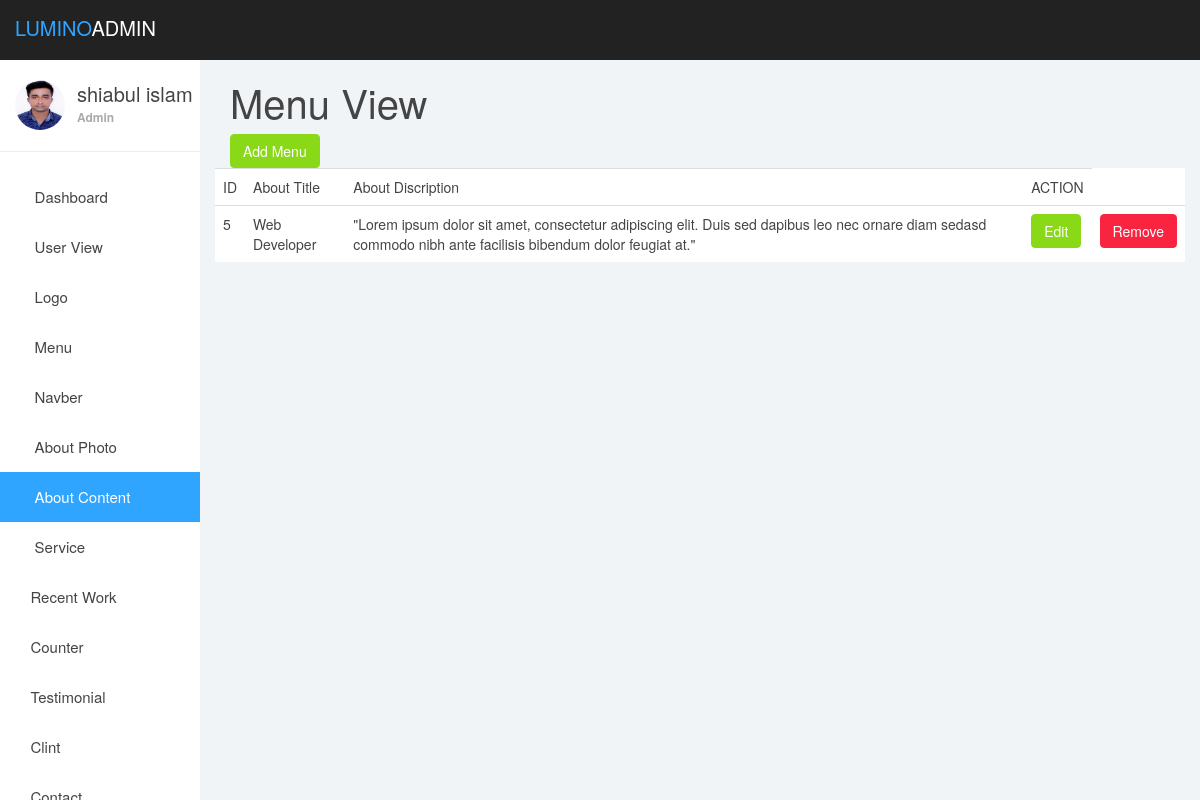
The page /zuman/about_content_view.php (signed in) on the database its author committed.
### tables this page shows
CREATE TABLE `about_content` (
  `id` int(11) NOT NULL,
  `title` text NOT NULL,
  `discrip` text NOT NULL
);

### zuman/about_content_view.php (the view)
<?php
require_once'dashboard/header.php';
?>
<?php
require 'db.php';
$select="SELECT * FROM about_content";
$result=mysqli_query($db_connection,$select);
?>
<div class="col-lg-12">
	<h1>Menu View</h1>
	<a href="about_content_add.php"><button class="btn btn-success">Add Menu</button></a>
</div><br>
<div>
	<table class="table ">
		<tr>
			<td>ID</td>
			<td>About Title</td>
			<td>About Discription</td>
			<td>ACTION</td>
		</tr>
		<tr>
			<?php
			foreach ($result as  $value) {
			?>
			<td><?php echo $value['id']; ?></td>
			<td><?php echo $value['title']; ?></td>
			<td><?php echo $value['discrip']; ?></td>
			 <td><a href="about_content_edit.php?id=<?php echo $value['id']; ?>"><button class="btn btn-success">Edit</button></a></td>
			 <td><a href="about_content_remove.php?id=<?php echo $value['id']; ?>"><button class="btn btn-danger">Remove</button></a></td>
		</tr>
		<?php } ?>
	</table>
</div>
<?php
require_once'dashboard/footer.php';
?>

### zuman/dashboardasset/css/styles.css (style rules this page uses)
body { background: #f1f4f7; padding-top: 60px; font-size: 14px; color: #444444; font-family: "Montserrat", "Helvetica Neue", Helvetica, Arial, sans-serif; }
a, a:hover, a:focus { color: #30a5ff; }
h1, h2, h3, h4, h5, h6 { color: #444444; }
h1 { font-weight: 300; font-size: 40px; }
.btn-success, .btn-success:hover, .btn-success:focus, .btn-success:active, .btn-success.active, .open > .dropdown-toggle.btn-success, .btn-success.disabled, .btn-success[disabled], fieldset[disabled] .btn-success, .btn-success.disabled:hover, .btn-success[disabled]:hover, fieldset[disabled] .btn-success:hover, .btn-success.disabled:focus, .btn-success[disabled]:focus, fieldset[disabled] .btn-success:focus, .btn-success.disabled:active, .btn-success[disabled]:active, fieldset[disabled] .btn-success:active, .btn-success.disabled.active, .btn-success[disabled].active, fieldset[disabled] .btn-success.active { background-color: #8ad919; border-color: #8ad919; }
.btn-danger, .btn-danger:hover, .btn-danger:focus, .btn-danger:active, .btn-danger.active, .open > .dropdown-toggle.btn-danger, .btn-danger.disabled, .btn-danger[disabled], fieldset[disabled] .btn-danger, .btn-danger.disabled:hover, .btn-danger[disabled]:hover, fieldset[disabled] .btn-danger:hover, .btn-danger.disabled:focus, .btn-danger[disabled]:focus, fieldset[disabled] .btn-danger:focus, .btn-danger.disabled:active, .btn-danger[disabled]:active, fieldset[disabled] .btn-danger:active, .btn-danger.disabled.active, .btn-danger[disabled].active, fieldset[disabled] .btn-danger.active { background-color: #f9243f; border-color: #f9243f; }
.table { background: #fff; }

### rows shown on the page
about_content: id "5", title "Web Developer", discrip "\"Lorem ipsum dolor sit amet, consectetur adipiscing elit. Duis sed dapibus leo nec ornare diam sedasd commodo nibh ante facilisis bibendum dolor feugiat at.\""

### other values the page prints
$_SESSION['name'] "shiabul islam"
